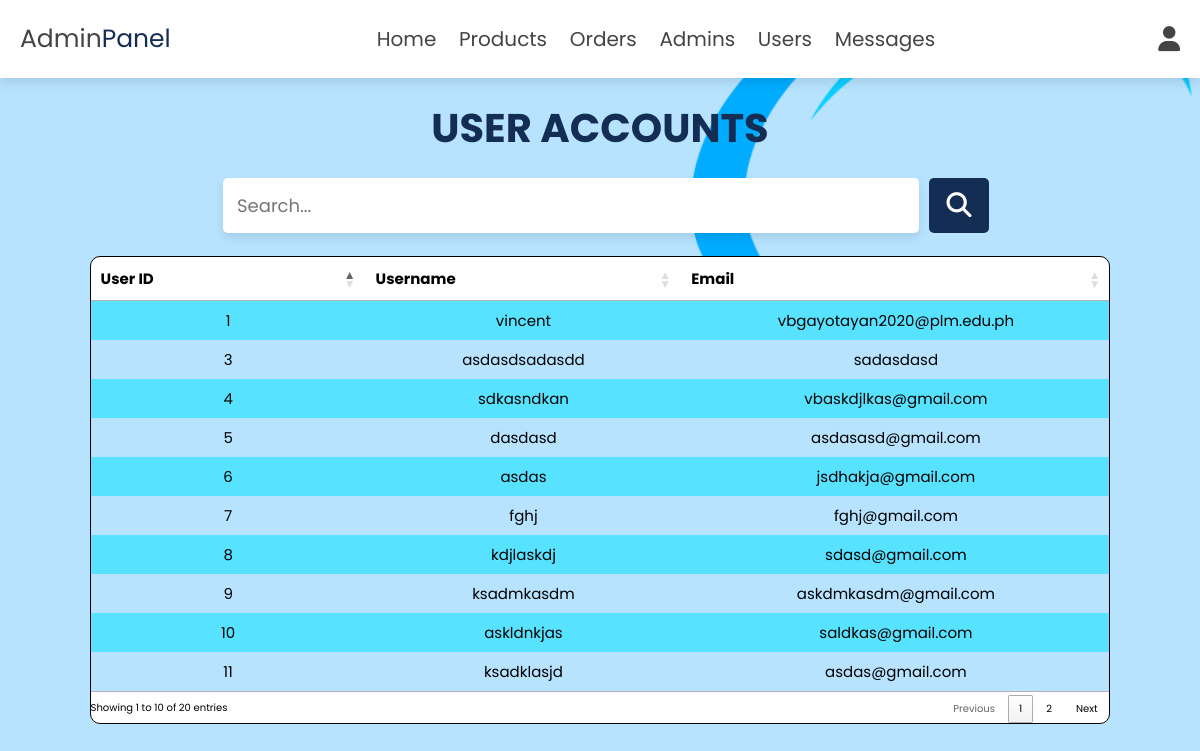
Screenshot of /admin/users_accounts.php (signed in) with the database file from the repository.
### tables this page shows
CREATE TABLE IF NOT EXISTS `users` (
  `id` int(100) NOT NULL AUTO_INCREMENT,
  `name` varchar(20) NOT NULL,
  `email` varchar(50) NOT NULL,
  `password` varchar(50) NOT NULL,
  `flat` varchar(50) NOT NULL,
  `city` varchar(50) NOT NULL,
  `state` varchar(50) NOT NULL,
  `number` char(50) NOT NULL DEFAULT '',
  `exp_date` varchar(50) NOT NULL,
  `reset_link_token` varchar(50) NOT NULL,
  PRIMARY KEY (`id`)
);

### admin/users_accounts.php (the view, shortened to what this page needs)
<?php
include '../components/connect.php';
?>
<!DOCTYPE html>
<html lang="en">
<head>
   <link rel="stylesheet" href="https://cdnjs.cloudflare.com/ajax/libs/font-awesome/6.1.1/css/all.min.css">
   <link rel="stylesheet" href="../css/admin_style.css">
   <link rel="stylesheet" href="https://cdnjs.cloudflare.com/ajax/libs/font-awesome/6.1.1/css/all.min.css">
   <link rel="stylesheet" type="text/css" href="https://cdn.datatables.net/1.11.3/css/jquery.dataTables.min.css"/>
</head>
<body>
<?php include '../components/admin_header.php'; ?>
<section class="accounts">
   <h1 class="heading">user accounts</h1>
   <div class="search-form">
   <form>
      <input type="text" id="datatableSearch" placeholder="Search...">
      <button type="button" id="datatableSearchButton"><i class="fas fa-search"></i></button>
   </form>
</div>
   <div class="container">
      <table id="ordersTable">
         <thead>
         <tr>
               <th>User ID</th>
               <th>Username</th>
               <th>Email</th>
            </tr>
            </thead>
         <tbody>
   <?php
      $select_accounts = $conn->prepare("SELECT * FROM `users`");
      $select_accounts->execute();
      if($select_accounts->rowCount() > 0){
         while($fetch_accounts = $select_accounts->fetch(PDO::FETCH_ASSOC)){
            echo '<tr>';
            echo '<td>' . $fetch_accounts['id'] . '</td>';
            echo '<td>' . $fetch_accounts ['name'] .'</td>';
            echo '<td>' . $fetch_accounts ['email'] .'</td>';
         }?>
         </tbody>
      </table>
   </div>
</section>
   <?php
         }
      else{
         echo '<p class="empty">no accounts available!</p>';
      }
   ?>
</body>
</html>

### css/admin_style.css (style rules this page uses)
:root { --main-color:#142d55; --black:#444; --lightblue:#4b92ff; --aquamarine:#57e3ff; --blue: #0856cf; --white:#fff; --light-color:#B7E3FF; --light-bg:#f5f5f5; --orange:#f39c12; --red: #ff6969; --box-shadow:0 .5rem 1rem rgba(0,0,0,.1); --modal-duration: 1s; --modal-color: #428bca; }
* { font-family: 'Poppins', sans-serif; margin:0; padding:0; box-sizing: border-box; outline: none; border:none; text-decoration: none; }
html { font-size: 62.5%; overflow-x: hidden; }
body { background-color: var(--light-color); background-image: url('../images/gemstar.png'); background-repeat: no-repeat; background-size: 50%; background-position: 105% -90%; background-blend-mode:color-burn; background-attachment: fixed; }
section { padding:2rem; min-width: 100%; margin:0 auto; border-radius: 2rem; }
.heading { font-size: 4rem; color:var(--main-color); margin-bottom: 2rem; text-align: center; text-transform: uppercase; }
.search-form form { display: flex; gap:1rem; }
.search-form form input { width: 60%; border:var(--border); border-radius: .5rem; background-color: var(--white); box-shadow: var(--box-shadow); padding:1.4rem; margin-left: 17.5%; font-size: 1.8rem; color:var(--black); }
.search-form form button { font-size: 2.5rem; height: 5.5rem; line-height: 5.5rem; background-color: var(--main-color); cursor: pointer; color:var(--white); border-radius: .5rem; width: 6rem; text-align: center; }

### admin/users_accounts.php (style rules this page uses)
.search-form form { display: flex; gap:1rem; }
.search-form form input { width: 60%; border:var(--border); border-radius: .5rem; background-color: var(--white); box-shadow: var(--box-shadow); padding:1.4rem; margin-left: 17.5%; font-size: 1.8rem; color:var(--black); }
.search-form form button { font-size: 2.5rem; height: 5.5rem; line-height: 5.5rem; background-color: var(--main-color); cursor: pointer; color:var(--white); border-radius: .5rem; width: 6rem; text-align: center; }
.sorting { font-style: 'Poppins'; font-size:1.5em; font-weight: bolder; }
.sorting_1 { font-style: 'Poppins'; font-size:1.5rem; justify-content: center; text-align: center; }
td { font-style: 'Poppins'; font-size:1.5rem; justify-content: center; text-align: center; width: 10%; }
.container { margin-top: 2%; margin-left: 6%; width: 85vw; display: block; overflow: auto; align-items: center; text-align: center; border: 1px solid black; border-radius: 10px; border-collapse: collapse; background-color: white; }
#ordersTable tr:nth-child(even) { background-color: #B7E3FF !important; }
#ordersTable tr:nth-child(odd) { background-color: #57e3ff!important; ; }
#ordersTable tr:nth-child(1) { background-color: #57e3ff!important; ; }

### rows the page displays
users: id "1", name "vincent", email "vbgayotayan2020@plm.edu.ph"
users: id "3", name "asdasdsadasdd", email "sadasdasd"
users: id "4", name "sdkasndkan", email "vbaskdjlkas@gmail.com"
users: id "5", name "dasdasd", email "asdasasd@gmail.com"
users: id "6", name "asdas", email "jsdhakja@gmail.com"
users: id "7", name "fghj", email "fghj@gmail.com"
users: id "8", name "kdjlaskdj", email "sdasd@gmail.com"
users: id "9", name "ksadmkasdm", email "askdmkasdm@gmail.com"
users: id "10", name "askldnkjas", email "saldkas@gmail.com"
users: id "11", name "ksadklasjd", email "asdas@gmail.com"
